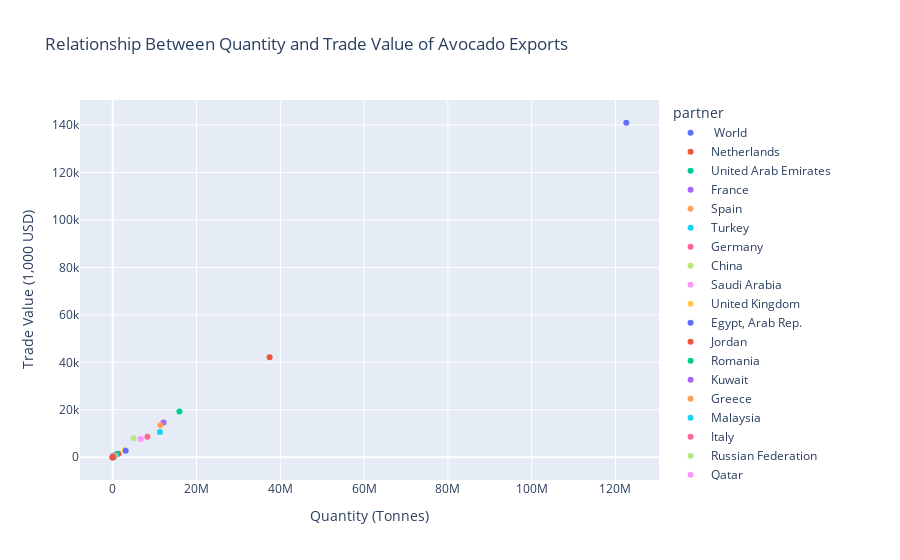

The notebook cell saved with this chart:
### Markdown cell above
**Scatter Plot**  : Relationship Between Quantity and Trade Value of Avocado Exports.

### Code cell
fig = px.scatter(df, 
                 x='quantity', 
                 y='trade_value_1000usd', 
                 color='partner',
                 title="Relationship Between Quantity and Trade Value of Avocado Exports",
                 labels={
                     'quantity': 'Quantity (Tonnes)',
                     'trade_value_1000usd': 'Trade Value (1,000 USD)'
                 })

fig.show()

### Figure 1 — Plotly figure (JSON) as saved in the notebook; plotly's stock layout.template omitted (floating-point values rounded to 4 significant figures)
{"data": [{"hovertemplate": "partner= World<br>Quantity (Tonnes)=%{x}<br>Trade Value (1,000 USD)=%{y}<extra></extra>", "legendgroup": " World", "marker": {"color": "#636efa", "symbol": "circle"}, "mode": "markers", "name": " World", "orientation": "v", "showlegend": true, "type": "scatter", "x": [122581000], "xaxis": "x", "y": [140900.0], "yaxis": "y"}, {"hovertemplate": "partner=Netherlands<br>Quantity (Tonnes)=%{x}<br>Trade Value (1,000 USD)=%{y}<extra></extra>", "legendgroup": "Netherlands", "marker": {"color": "#EF553B", "symbol": "circle"}, "mode": "markers", "name": "Netherlands", "orientation": "v", "showlegend": true, "type": "scatter", "x": [37450800], "xaxis": "x", "y": [42100.0], "yaxis": "y"}, {"hovertemplate": "partner=United Arab Emirates<br>Quantity (Tonnes)=%{x}<br>Trade Value (1,000 USD)=%{y}<extra></extra>", "legendgroup": "United Arab Emirates", "marker": {"color": "#00cc96", "symbol": "circle"}, "mode": "markers", "name": "United Arab Emirates", "orientation": "v", "showlegend": true, "type": "scatter", "x": [15931400], "xaxis": "x", "y": [19240.0], "yaxis": "y"}, {"hovertemplate": "partner=France<br>Quantity (Tonnes)=%{x}<br>Trade Value (1,000 USD)=%{y}<extra></extra>", "legendgroup": "France", "marker": {"color": "#ab63fa", "symbol": "circle"}, "mode": "markers", "name": "France", "orientation": "v", "showlegend": true, "type": "scatter", "x": [12117200], "xaxis": "x", "y": [14670.0], "yaxis": "y"}, {"hovertemplate": "partner=Spain<br>Quantity (Tonnes)=%{x}<br>Trade Value (1,000 USD)=%{y}<extra></extra>", "legendgroup": "Spain", "marker": {"color": "#FFA15A", "symbol": "circle"}, "mode": "markers", "name": "Spain", "orientation": "v", "showlegend": true, "type": "scatter", "x": [11372500], "xaxis": "x", "y": [13440.0], "yaxis": "y"}, {"hovertemplate": "partner=Turkey<br>Quantity (Tonnes)=%{x}<br>Trade Value (1,000 USD)=%{y}<extra></extra>", "legendgroup": "Turkey", "marker": {"color": "#19d3f3", "symbol": "circle"}, "mode": "markers", "name": "Turkey", "orientation": "v", "showlegend": true, "type": "scatter", "x": [11276300], "xaxis": "x", "y": [10687], "yaxis": "y"}, {"hovertemplate": "partner=Germany<br>Quantity (Tonnes)=%{x}<br>Trade Value (1,000 USD)=%{y}<extra></extra>", "legendgroup": "Germany", "marker": {"color": "#FF6692", "symbol": "circle"}, "mode": "markers", "name": "Germany", "orientation": "v", "showlegend": true, "type": "scatter", "x": [8291730], "xaxis": "x", "y": [8600.0], "yaxis": "y"}, {"hovertemplate": "partner=China<br>Quantity (Tonnes)=%{x}<br>Trade Value (1,000 USD)=%{y}<extra></extra>", "legendgroup": "China", "marker": {"color": "#B6E880", "symbol": "circle"}, "mode": "markers", "name": "China", "orientation": "v", "showlegend": true, "type": "scatter", "x": [4966680], "xaxis": "x", "y": [8024.0], "yaxis": "y"}, {"hovertemplate": "partner=Saudi Arabia<br>Quantity (Tonnes)=%{x}<br>Trade Value (1,000 USD)=%{y}<extra></extra>", "legendgroup": "Saudi Arabia", "marker": {"color": "#FF97FF", "symbol": "circle"}, "mode": "markers", "name": "Saudi Arabia", "orientation": "v", "showlegend": true, "type": "scatter", "x": [6681410], "xaxis": "x", "y": [7647.0], "yaxis": "y"}, {"hovertemplate": "partner=United Kingdom<br>Quantity (Tonnes)=%{x}<br>Trade Value (1,000 USD)=%{y}<extra></extra>", "legendgroup": "United Kingdom", "marker": {"color": "#FECB52", "symbol": "circle"}, "mode": "markers", "name": "United Kingdom", "orientation": "v", "showlegend": true, "type": "scatter", "x": [2879500], "xaxis": "x", "y": [2939.0], "yaxis": "y"}, {"hovertemplate": "partner=Egypt, Arab Rep.<br>Quantity (Tonnes)=%{x}<br>Trade Value (1,000 USD)=%{y}<extra></extra>", "legendgroup": "Egypt, Arab Rep.", "marker": {"color": "#636efa", "symbol": "circle"}, "mode": "markers", "name": "Egypt, Arab Rep.", "orientation": "v", "showlegend": true, "type": "scatter", "x": [3101890], "xaxis": "x", "y": [2762.0], "yaxis": "y"}, {"hovertemplate": "partner=Jordan<br>Quantity (Tonnes)=%{x}<br>Trade Value (1,000 USD)=%{y}<extra></extra>", "legendgroup": "Jordan", "marker": {"color": "#EF553B", "symbol": "circle"}, "mode": "markers", "name": "Jordan", "orientation": "v", "showlegend": true, "type": "scatter", "x": [1363600], "xaxis": "x", "y": [1426.0], "yaxis": "y"}, {"hovertemplate": "partner=Romania<br>Quantity (Tonnes)=%{x}<br>Trade Value (1,000 USD)=%{y}<extra></extra>", "legendgroup": "Romania", "marker": {"color": "#00cc96", "symbol": "circle"}, "mode": "markers", "name": "Romania", "orientation": "v", "showlegend": true, "type": "scatter", "x": [1025520], "xaxis": "x", "y": [1375.0], "yaxis": "y"}, {"hovertemplate": "partner=Kuwait<br>Quantity (Tonnes)=%{x}<br>Trade Value (1,000 USD)=%{y}<extra></extra>", "legendgroup": "Kuwait", "marker": {"color": "#ab63fa", "symbol": "circle"}, "mode": "markers", "name": "Kuwait", "orientation": "v", "showlegend": true, "type": "scatter", "x": [291476], "xaxis": "x", "y": [728.7], "yaxis": "y"}, {"hovertemplate": "partner=Greece<br>Quantity (Tonnes)=%{x}<br>Trade Value (1,000 USD)=%{y}<extra></extra>", "legendgroup": "Greece", "marker": {"color": "#FFA15A", "symbol": "circle"}, "mode": "markers", "name": "Greece", "orientation": "v", "showlegend": true, "type": "scatter", "x": [515452], "xaxis": "x", "y": [712.4], "yaxis": "y"}, {"hovertemplate": "partner=Malaysia<br>Quantity (Tonnes)=%{x}<br>Trade Value (1,000 USD)=%{y}<extra></extra>", "legendgroup": "Malaysia", "marker": {"color": "#19d3f3", "symbol": "circle"}, "mode": "markers", "name": "Malaysia", "orientation": "v", "showlegend": true, "type": "scatter", "x": [368583], "xaxis": "x", "y": [627.5], "yaxis": "y"}, {"hovertemplate": "partner=Italy<br>Quantity (Tonnes)=%{x}<br>Trade Value (1,000 USD)=%{y}<extra></extra>", "legendgroup": "Italy", "marker": {"color": "#FF6692", "symbol": "circle"}, "mode": "markers", "name": "Italy", "orientation": "v", "showlegend": true, "type": "scatter", "x": [459966], "xaxis": "x", "y": [581.8], "yaxis": "y"}, {"hovertemplate": "partner=Russian Federation<br>Quantity (Tonnes)=%{x}<br>Trade Value (1,000 USD)=%{y}<extra></extra>", "legendgroup": "Russian Federation", "marker": {"color": "#B6E880", "symbol": "circle"}, "mode": "markers", "name": "Russian Federation", "orientation": "v", "showlegend": true, "type": "scatter", "x": [490156], "xaxis": "x", "y": [517.0], "yaxis": "y"}, {"hovertemplate": "partner=Qatar<br>Quantity (Tonnes)=%{x}<br>Trade Value (1,000 USD)=%{y}<extra></extra>", "legendgroup": "Qatar", "marker": {"color": "#FF97FF", "symbol": "circle"}, "mode": "markers", "name": "Qatar", "orientation": "v", "showlegend": true, "type": "scatter", "x": [269866], "xaxis": "x", "y": [508.2], "yaxis": "y"}, {"hovertemplate": "partner=Libya<br>Quantity (Tonnes)=%{x}<br>Trade Value (1,000 USD)=%{y}<extra></extra>", "legendgroup": "Libya", "marker": {"color": "#FECB52", "symbol": "circle"}, "mode": "markers", "name": "Libya", "orientation": "v", "showlegend": true, "type": "scatter", "x": [456199], "xaxis": "x", "y": [427.1], "yaxis": "y"}, {"hovertemplate": "partner=Singapore<br>Quantity (Tonnes)=%{x}<br>Trade Value (1,000 USD)=%{y}<extra></extra>", "legendgroup": "Singapore", "marker": {"color": "#636efa", "symbol": "circle"}, "mode": "markers", "name": "Singapore", "orientation": "v", "showlegend": true, "type": "scatter", "x": [293942], "xaxis": "x", "y": [406.8], "yaxis": "y"}, {"hovertemplate": "partner=Iraq<br>Quantity (Tonnes)=%{x}<br>Trade Value (1,000 USD)=%{y}<extra></extra>", "legendgroup": "Iraq", "marker": {"color": "#EF553B", "symbol": "circle"}, "mode": "markers", "name": "Iraq", "orientation": "v", "showlegend": true, "type": "scatter", "x": [302904], "xaxis": "x", "y": [336.4], "yaxis": "y"}, {"hovertemplate": "partner=Poland<br>Quantity (Tonnes)=%{x}<br>Trade Value (1,000 USD)=%{y}<extra></extra>", "legendgroup": "Poland", "marker": {"color": "#00cc96", "symbol": "circle"}, "mode": "markers", "name": "Poland", "orientation": "v", "showlegend": true, "type": "scatter", "x": [316340], "xaxis": "x", "y": [333.9], "yaxis": "y"}, {"hovertemplate": "partner=Oman<br>Quantity (Tonnes)=%{x}<br>Trade Value (1,000 USD)=%{y}<extra></extra>", "legendgroup": "Oman", "marker": {"color": "#ab63fa", "symbol": "circle"}, "mode": "markers", "name": "Oman", "orientation": "v", "showlegend": true, "type": "scatter", "x": [281998], "xaxis": "x", "y": [328.6], "yaxis": "y"}, {"hovertemplate": "partner=Bahrain<br>Quantity (Tonnes)=%{x}<br>Trade Value (1,000 USD)=%{y}<extra></extra>", "legendgroup": "Bahrain", "marker": {"color": "#FFA15A", "symbol": "circle"}, "mode": "markers", "name": "Bahrain", "orientation": "v", "showlegend": true, "type": "scatter", "x": [122432], "xaxis": "x", "y": [303.6], "yaxis": "y"}, {"hovertemplate": "partner=Canada<br>Quantity (Tonnes)=%{x}<br>Trade Value (1,000 USD)=%{y}<extra></extra>", "legendgroup": "Canada", "marker": {"color": "#19d3f3", "symbol": "circle"}, "mode": "markers", "name": "Canada", "orientation": "v", "showlegend": true, "type": "scatter", "x": [181770], "xaxis": "x", "y": [290.9], "yaxis": "y"}, {"hovertemplate": "partner=India<br>Quantity (Tonnes)=%{x}<br>Trade Value (1,000 USD)=%{y}<extra></extra>", "legendgroup": "India", "marker": {"color": "#FF6692", "symbol": "circle"}, "mode": "markers", "name": "India", "orientation": "v", "showlegend": true, "type": "scatter", "x": [188091], "xaxis": "x", "y": [283.4], "yaxis": "y"}, {"hovertemplate": "partner=Switzerland<br>Quantity (Tonnes)=%{x}<br>Trade Value (1,000 USD)=%{y}<extra></extra>", "legendgroup": "Switzerland", "marker": {"color": "#B6E880", "symbol": "circle"}, "mode": "markers", "name": "Switzerland", "orientation": "v", "showlegend": true, "type": "scatter", "x": [256953], "xaxis": "x", "y": [276.6], "yaxis": "y"}, {"hovertemplate": "partner=Morocco<br>Quantity (Tonnes)=%{x}<br>Trade Value (1,000 USD)=%{y}<extra></extra>", "legendgroup": "Morocco", "marker": {"color": "#FF97FF", "symbol": "circle"}, "mode": "markers", "name": "Morocco", "orientation": "v", "showlegend": true, "type": "scatter", "x": [231240], "xaxis": "x", "y": [219.9], "yaxis": "y"}, {"hovertemplate": "partner=Ukraine<br>Quantity (Tonnes)=%{x}<br>Trade Value (1,000 USD)=%{y}<extra></extra>", "legendgroup": "Ukraine", "marker": {"color": "#FECB52", "symbol": "circle"}, "mode": "markers", "name": "Ukraine", "orientation": "v", "showlegend": true, "type": "scatter", "x": [205280], "xaxis": "x", "y": [196.0], "yaxis": "y"}, {"hovertemplate": "partner=Hong Kong, China<br>Quantity (Tonnes)=%{x}<br>Trade Value (1,000 USD)=%{y}<extra></extra>", "legendgroup": "Hong Kong, China", "marker": {"color": "#636efa", "symbol": "circle"}, "mode": "markers", "name": "Hong Kong, China", "orientation": "v", "showlegend": true, "type": "scatter", "x": [107076], "xaxis": "x", "y": [182.4], "yaxis": "y"}, {"hovertemplate": "partner=Lithuania<br>Quantity (Tonnes)=%{x}<br>Trade Value (1,000 USD)=%{y}<extra></extra>", "legendgroup": "Lithuania", "marker": {"color": "#EF553B", "symbol": "circle"}, "mode": "markers", "name": "Lithuania", "orientation": "v", "showlegend": true, "type": "scatter", "x": [94088], "xaxis": "x", "y": [151.5], "yaxis": "y"}, {"hovertemplate": "partner=Tunisia<br>Quantity (Tonnes)=%{x}<br>Trade Value (1,000 USD)=%{y}<extra></extra>", "legendgroup": "Tunisia", "marker": {"color": "#00cc96", "symbol": "circle"}, "mode": "markers", "name": "Tunisia", "orientation": "v", "showlegend": true, "type": "scatter", "x": [64830], "xaxis": "x", "y": [91.95], "yaxis": "y"}, {"hovertemplate": "partner=Belgium<br>Quantity (Tonnes)=%{x}<br>Trade Value (1,000 USD)=%{y}<extra></extra>", "legendgroup": "Belgium", "marker": {"color": "#ab63fa", "symbol": "circle"}, "mode": "markers", "name": "Belgium", "orientation": "v", "showlegend": true, "type": "scatter", "x": [96576], "xaxis": "x", "y": [69.31], "yaxis": "y"}, {"hovertemplate": "partner=Unspecified<br>Quantity (Tonnes)=%{x}<br>Trade Value (1,000 USD)=%{y}<extra></extra>", "legendgroup": "Unspecified", "marker": {"color": "#FFA15A", "symbol": "circle"}, "mode": "markers", "name": "Unspecified", "orientation": "v", "showlegend": true, "type": "scatter", "x": [49680.0], "xaxis": "x", "y": [54.11], "yaxis": "y"}, {"hovertemplate": "partner=Tanzania<br>Quantity (Tonnes)=%{x}<br>Trade Value (1,000 USD)=%{y}<extra></extra>", "legendgroup": "Tanzania", "marker": {"color": "#19d3f3", "symbol": "circle"}, "mode": "markers", "name": "Tanzania", "orientation": "v", "showlegend": true, "type": "scatter", "x": [150000], "xaxis": "x", "y": [53.52], "yaxis": "y"}, {"hovertemplate": "partner=South Africa<br>Quantity (Tonnes)=%{x}<br>Trade Value (1,000 USD)=%{y}<extra></extra>", "legendgroup": "South Africa", "marker": {"color": "#FF6692", "symbol": "circle"}, "mode": "markers", "name": "South Africa", "orientation": "v", "showlegend": true, "type": "scatter", "x": [48319], "xaxis": "x", "y": [53.12], "yaxis": "y"}, {"hovertemplate": "partner=Brunei<br>Quantity (Tonnes)=%{x}<br>Trade Value (1,000 USD)=%{y}<extra></extra>", "legendgroup": "Brunei", "marker": {"color": "#B6E880", "symbol": "circle"}, "mode": "markers", "name": "Brunei", "orientation": "v", "showlegend": true, "type": "scatter", "x": [20600], "xaxis": "x", "y": [40.81], "yaxis": "y"}, {"hovertemplate": "partner=Denmark<br>Quantity (Tonnes)=%{x}<br>Trade Value (1,000 USD)=%{y}<extra></extra>", "legendgroup": "Denmark", "marker": {"color": "#FF97FF", "symbol": "circle"}, "mode": "markers", "name": "Denmark", "orientation": "v", "showlegend": true, "type": "scatter", "x": [23040], "xaxis": "x", "y": [36.03], "yaxis": "y"}, {"hovertemplate": "partner=Portugal<br>Quantity (Tonnes)=%{x}<br>Trade Value (1,000 USD)=%{y}<extra></extra>", "legendgroup": "Portugal", "marker": {"color": "#FECB52", "symbol": "circle"}, "mode": "markers", "name": "Portugal", "orientation": "v", "showlegend": true, "type": "scatter", "x": [21408], "xaxis": "x", "y": [36.01], "yaxis": "y"}, {"hovertemplate": "partner=Georgia<br>Quantity (Tonnes)=%{x}<br>Trade Value (1,000 USD)=%{y}<extra></extra>", "legendgroup": "Georgia", "marker": {"color": "#636efa", "symbol": "circle"}, "mode": "markers", "name": "Georgia", "orientation": "v", "showlegend": true, "type": "scatter", "x": [48000], "xaxis": "x", "y": [33.56], "yaxis": "y"}, {"hovertemplate": "partner=Lebanon<br>Quantity (Tonnes)=%{x}<br>Trade Value (1,000 USD)=%{y}<extra></extra>", "legendgroup": "Lebanon", "marker": {"color": "#EF553B", "symbol": "circle"}, "mode": "markers", "name": "Lebanon", "orientation": "v", "showlegend": true, "type": "scatter", "x": [24000], "xaxis": "x", "y": [33.35], "yaxis": "y"}, {"hovertemplate": "partner=Serbia, FR(Serbia/Montenegro)<br>Quantity (Tonnes)=%{x}<br>Trade Value (1,000 USD)=%{y}<extra></extra>", "legendgroup": "Serbia, FR(Serbia/Montenegro)", "marker": {"color": "#00cc96", "symbol": "circle"}, "mode": "markers", "name": "Serbia, FR(Serbia/Montenegro)", "orientation": "v", "showlegend": true, "type": "scatter", "x": [23040], "xaxis": "x", "y": [31.7], "yaxis": "y"}, {"hovertemplate": "partner=Eswatini<br>Quantity (Tonnes)=%{x}<br>Trade Value (1,000 USD)=%{y}<extra></extra>", "legendgroup": "Eswatini", "marker": {"color": "#ab63fa", "symbol": "circle"}, "mode": "markers", "name": "Eswatini", "orientation": "v", "showlegend": true, "type": "scatter", "x": [7632], "xaxis": "x", "y": [17.01], "yaxis": "y"}, {"hovertemplate": "partner=Afghanistan<br>Quantity (Tonnes)=%{x}<br>Trade Value (1,000 USD)=%{y}<extra></extra>", "legendgroup": "Afghanistan", "marker": {"color": "#FFA15A", "symbol": "circle"}, "mode": "markers", "name": "Afghanistan", "orientation": "v", "showlegend": true, "type": "scatter", "x": [6160], "xaxis": "x", "y": [13.69], "yaxis": "y"}, {"hovertemplate": "partner=United States<br>Quantity (Tonnes)=%{x}<br>Trade Value (1,000 USD)=%{y}<extra></extra>", "legendgroup": "United States", "marker": {"color": "#19d3f3", "symbol": "circle"}, "mode": "markers", "name": "United States", "orientation": "v", "showlegend": true, "type": "scatter", "x": [11239], "xaxis": "x", "y": [13.06], "yaxis": "y"}, {"hovertemplate": "partner=Uganda<br>Quantity (Tonnes)=%{x}<br>Trade Value (1,000 USD)=%{y}<extra></extra>", "legendgroup": "Uganda", "marker": {"color": "#FF6692", "symbol": "circle"}, "mode": "markers", "name": "Uganda", "orientation": "v", "showlegend": true, "type": "scatter", "x": [80000], "xaxis": "x", "y": [9.59], "yaxis": "y"}, {"hovertemplate": "partner=Kazakhstan<br>Quantity (Tonnes)=%{x}<br>Trade Value (1,000 USD)=%{y}<extra></extra>", "legendgroup": "Kazakhstan", "marker": {"color": "#B6E880", "symbol": "circle"}, "mode": "markers", "name": "Kazakhstan", "orientation": "v", "showlegend": true, "type": "scatter", "x": [2514], "xaxis": "x", "y": [6.24], "yaxis": "y"}, {"hovertemplate": "partner=Nepal<br>Quantity (Tonnes)=%{x}<br>Trade Value (1,000 USD)=%{y}<extra></extra>", "legendgroup": "Nepal", "marker": {"color": "#FF97FF", "symbol": "circle"}, "mode": "markers", "name": "Nepal", "orientation": "v", "showlegend": true, "type": "scatter", "x": [4050], "xaxis": "x", "y": [5.93], "yaxis": "y"}, {"hovertemplate": "partner=Norway<br>Quantity (Tonnes)=%{x}<br>Trade Value (1,000 USD)=%{y}<extra></extra>", "legendgroup": "Norway", "marker": {"color": "#FECB52", "symbol": "circle"}, "mode": "markers", "name": "Norway", "orientation": "v", "showlegend": true, "type": "scatter", "x": [1236.0], "xaxis": "x", "y": [5.16], "yaxis": "y"}, {"hovertemplate": "partner=Somalia<br>Quantity (Tonnes)=%{x}<br>Trade Value (1,000 USD)=%{y}<extra></extra>", "legendgroup": "Somalia", "marker": {"color": "#636efa", "symbol": "circle"}, "mode": "markers", "name": "Somalia", "orientation": "v", "showlegend": true, "type": "scatter", "x": [2410.0], "xaxis": "x", "y": [3.64], "yaxis": "y"}, {"hovertemplate": "partner=Congo, Rep.<br>Quantity (Tonnes)=%{x}<br>Trade Value (1,000 USD)=%{y}<extra></extra>", "legendgroup": "Congo, Rep.", "marker": {"color": "#EF553B", "symbol": "circle"}, "mode": "markers", "name": "Congo, Rep.", "orientation": "v", "showlegend": true, "type": "scatter", "x": [380], "xaxis": "x", "y": [1.29], "yaxis": "y"}, {"hovertemplate": "partner=Zimbabwe<br>Quantity (Tonnes)=%{x}<br>Trade Value (1,000 USD)=%{y}<extra></extra>", "legendgroup": "Zimbabwe", "marker": {"color": "#00cc96", "symbol": "circle"}, "mode": "markers", "name": "Zimbabwe", "orientation": "v", "showlegend": true, "type": "scatter", "x": [50], "xaxis": "x", "y": [0.88], "yaxis": "y"}, {"hovertemplate": "partner=Ghana<br>Quantity (Tonnes)=%{x}<br>Trade Value (1,000 USD)=%{y}<extra></extra>", "legendgroup": "Ghana", "marker": {"color": "#ab63fa", "symbol": "circle"}, "mode": "markers", "name": "Ghana", "orientation": "v", "showlegend": true, "type": "scatter", "x": [2000], "xaxis": "x", "y": [0.51], "yaxis": "y"}, {"hovertemplate": "partner=Seychelles<br>Quantity (Tonnes)=%{x}<br>Trade Value (1,000 USD)=%{y}<extra></extra>", "legendgroup": "Seychelles", "marker": {"color": "#FFA15A", "symbol": "circle"}, "mode": "markers", "name": "Seychelles", "orientation": "v", "showlegend": true, "type": "scatter", "x": [126], "xaxis": "x", "y": [0.46], "yaxis": "y"}, {"hovertemplate": "partner=Maldives<br>Quantity (Tonnes)=%{x}<br>Trade Value (1,000 USD)=%{y}<extra></extra>", "legendgroup": "Maldives", "marker": {"color": "#19d3f3", "symbol": "circle"}, "mode": "markers", "name": "Maldives", "orientation": "v", "showlegend": true, "type": "scatter", "x": [473], "xaxis": "x", "y": [0.32], "yaxis": "y"}, {"hovertemplate": "partner=Sweden<br>Quantity (Tonnes)=%{x}<br>Trade Value (1,000 USD)=%{y}<extra></extra>", "legendgroup": "Sweden", "marker": {"color": "#FF6692", "symbol": "circle"}, "mode": "markers", "name": "Sweden", "orientation": "v", "showlegend": true, "type": "scatter", "x": [224], "xaxis": "x", "y": [0.28], "yaxis": "y"}, {"hovertemplate": "partner=Argentina<br>Quantity (Tonnes)=%{x}<br>Trade Value (1,000 USD)=%{y}<extra></extra>", "legendgroup": "Argentina", "marker": {"color": "#B6E880", "symbol": "circle"}, "mode": "markers", "name": "Argentina", "orientation": "v", "showlegend": true, "type": "scatter", "x": [460], "xaxis": "x", "y": [0.24], "yaxis": "y"}, {"hovertemplate": "partner=Bunkers<br>Quantity (Tonnes)=%{x}<br>Trade Value (1,000 USD)=%{y}<extra></extra>", "legendgroup": "Bunkers", "marker": {"color": "#FF97FF", "symbol": "circle"}, "mode": "markers", "name": "Bunkers", "orientation": "v", "showlegend": true, "type": "scatter", "x": [124], "xaxis": "x", "y": [0.2], "yaxis": "y"}, {"hovertemplate": "partner=Rwanda<br>Quantity (Tonnes)=%{x}<br>Trade Value (1,000 USD)=%{y}<extra></extra>", "legendgroup": "Rwanda", "marker": {"color": "#FECB52", "symbol": "circle"}, "mode": "markers", "name": "Rwanda", "orientation": "v", "showlegend": true, "type": "scatter", "x": [43], "xaxis": "x", "y": [0.04], "yaxis": "y"}, {"hovertemplate": "partner=Macao<br>Quantity (Tonnes)=%{x}<br>Trade Value (1,000 USD)=%{y}<extra></extra>", "legendgroup": "Macao", "marker": {"color": "#636efa", "symbol": "circle"}, "mode": "markers", "name": "Macao", "orientation": "v", "showlegend": true, "type": "scatter", "x": [9], "xaxis": "x", "y": [0.02], "yaxis": "y"}, {"hovertemplate": "partner=Ireland<br>Quantity (Tonnes)=%{x}<br>Trade Value (1,000 USD)=%{y}<extra></extra>", "legendgroup": "Ireland", "marker": {"color": "#EF553B", "symbol": "circle"}, "mode": "markers", "name": "Ireland", "orientation": "v", "showlegend": true, "type": "scatter", "x": [9], "xaxis": "x", "y": [0], "yaxis": "y"}], "layout": {"legend": {"title": {"text": "partner"}, "tracegroupgap": 0}, "title": {"text": "Relationship Between Quantity and Trade Value of Avocado Exports"}, "xaxis": {"anchor": "y", "domain": [0, 1], "title": {"text": "Quantity (Tonnes)"}}, "yaxis": {"anchor": "x", "domain": [0, 1], "title": {"text": "Trade Value (1,000 USD)"}}}}
